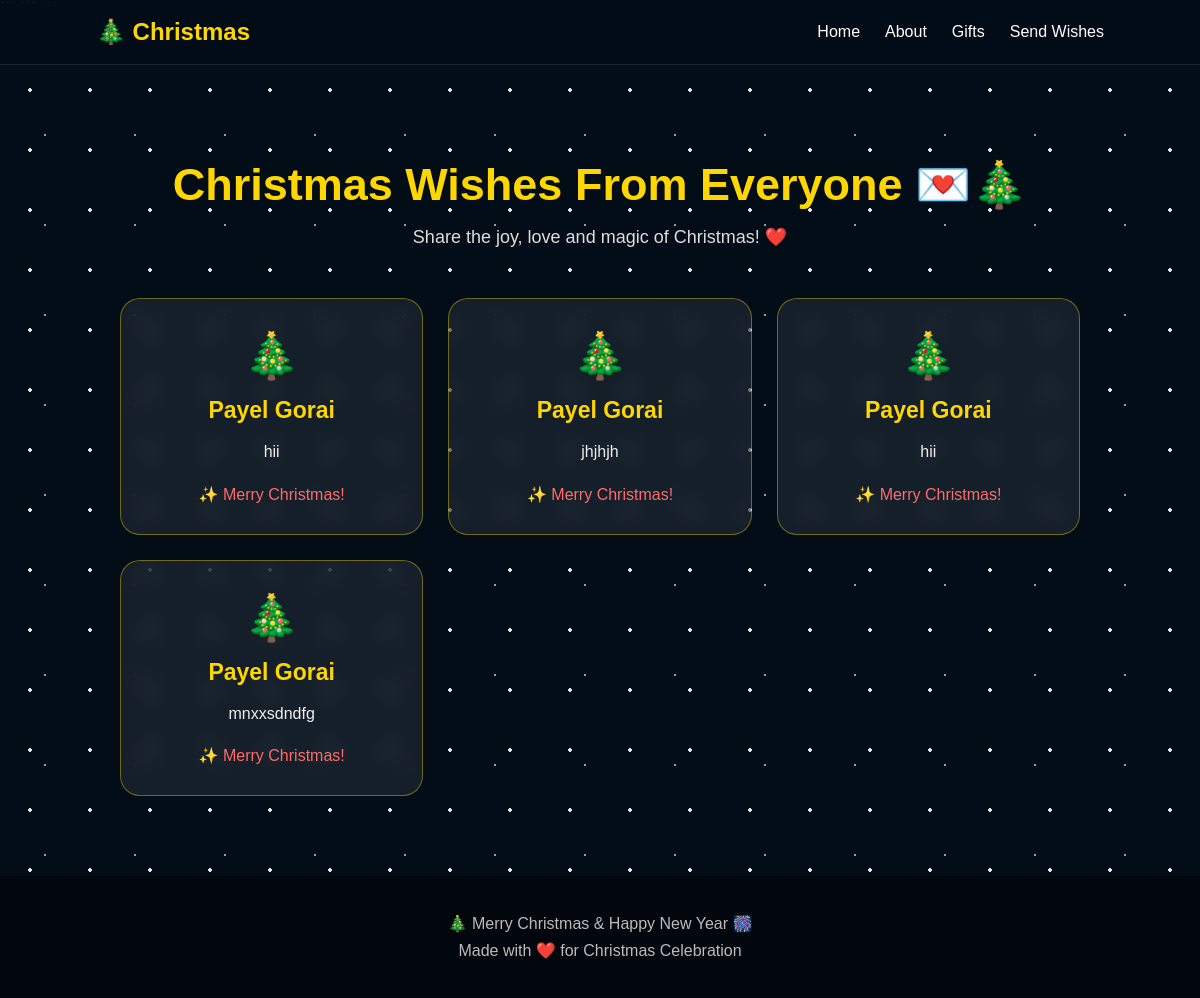
The page /all_wishes.php on the database its author committed.
### tables this page shows
CREATE TABLE `wishes` (
  `id` int(11) NOT NULL,
  `name` varchar(100) NOT NULL,
  `message` text NOT NULL,
  `created_at` timestamp NOT NULL DEFAULT current_timestamp() ON UPDATE current_timestamp()
);

### all_wishes.php (the view, shortened to what this page needs)
<?php
include "db.php";
$sql = "SELECT * FROM wishes ORDER BY created_at DESC";
$result = $conn->query($sql);
?>
<!DOCTYPE html>
<html lang="en">
<head>
<link rel="stylesheet" href="christmas.css">
</head>
<body>
<div class="snow"></div>
<nav class="navbar">
    <div class="logo">🎄 Christmas</div>
    <ul class="nav-links">
        <li><a href="index.php">Home</a></li>
        <li><a href="index.php#about">About</a></li>
        <li><a href="index.php#gifts">Gifts</a></li>
        <li><a href="index.php#wishes">Send Wishes</a></li>
    </ul>
</nav>
<section class="all-wishes-section">
    <h1>Christmas Wishes From Everyone 💌🎄</h1>
    <p class="wish-subtitle">
        Share the joy, love and magic of Christmas! ❤️
    </p>
    <div class="wishes-container">
        <?php
        if ($result->num_rows > 0) {
            while ($row = $result->fetch_assoc()) {
                echo '<div class="wish-card">';
                echo '<div class="wish-card-icon">🎄</div>';
                echo '<h3>' . htmlspecialchars($row["name"]) . '</h3>';
                echo '<p>' . htmlspecialchars($row["message"]) . '</p>';
                echo '<span>✨ Merry Christmas!</span>';
                echo '</div>';
            }
        } else {
            echo '<p class="no-wishes">No wishes yet. Be the first to send one! 🎁</p>';
        }
        ?>
    </div>
</section>
<footer>
    <p>🎄 Merry Christmas & Happy New Year 🎆</p>
    <p>Made with ❤️ for Christmas Celebration</p>
</footer>
</body>
</html>

### christmas.css (style rules this page uses)
* { margin: 0; padding: 0; box-sizing: border-box; }
html { scroll-behavior: smooth; }
body { font-family: Arial, sans-serif; background: #020d18; color: white; overflow-x: hidden; }
.snow { position: fixed; top: 0; left: 0; width: 100%; height: 100%; background-image: radial-gradient(circle, rgba(255,255,255,0.9) 2px, transparent 2px), radial-gradient(circle, rgba(255,255,255,0.6) 1px, transparent 1px); background-size: 60px 60px, 90px 90px; animation: snowfall 8s linear infinite; pointer-events: none; z-index: 1; }
.navbar { position: fixed; top: 0; left: 0; width: 100%; padding: 18px 8%; display: flex; justify-content: space-between; align-items: center; background: rgba(2, 13, 24, 0.9); backdrop-filter: blur(10px); z-index: 100; border-bottom: 1px solid rgba(255,255,255,0.1); }
.logo { font-size: 24px; font-weight: bold; color: #ffd700; }
.nav-links { display: flex; list-style: none; gap: 25px; align-items: center; }
.nav-links a { text-decoration: none; color: white; font-size: 16px; transition: 0.3s; }
.all-wishes-section { min-height: 100vh; padding: 140px 10% 80px; text-align: center; position: relative; z-index: 2; }
.all-wishes-section h1 { font-size: 45px; color: #ffd700; margin-bottom: 15px; }
.wish-subtitle { color: #dddddd; font-size: 18px; margin-bottom: 50px; }
.wishes-container { max-width: 1100px; margin: auto; display: grid; grid-template-columns: repeat(auto-fit, minmax(260px, 1fr)); gap: 25px; }
.wish-card { background: rgba(255,255,255,0.08); border: 1px solid rgba(255,215,0,0.4); padding: 30px; border-radius: 20px; backdrop-filter: blur(10px); transition: 0.4s; }
.wish-card-icon { font-size: 45px; margin-bottom: 15px; }
.wish-card h3 { font-size: 23px; color: #ffd700; margin-bottom: 15px; }
.wish-card p { color: #eeeeee; line-height: 1.6; margin-bottom: 20px; }
.wish-card span { color: #ff6b6b; }
footer { padding: 30px; text-align: center; background: #01070d; position: relative; z-index: 2; }
footer p { margin: 8px; color: #bbbbbb; }

### rows shown on the page
wishes: name "Payel Gorai", message "hii"
wishes: name "Payel Gorai", message "jhjhjh"
wishes: name "Payel Gorai", message "hii"
wishes: name "Payel Gorai", message "mnxxsdndfg"
